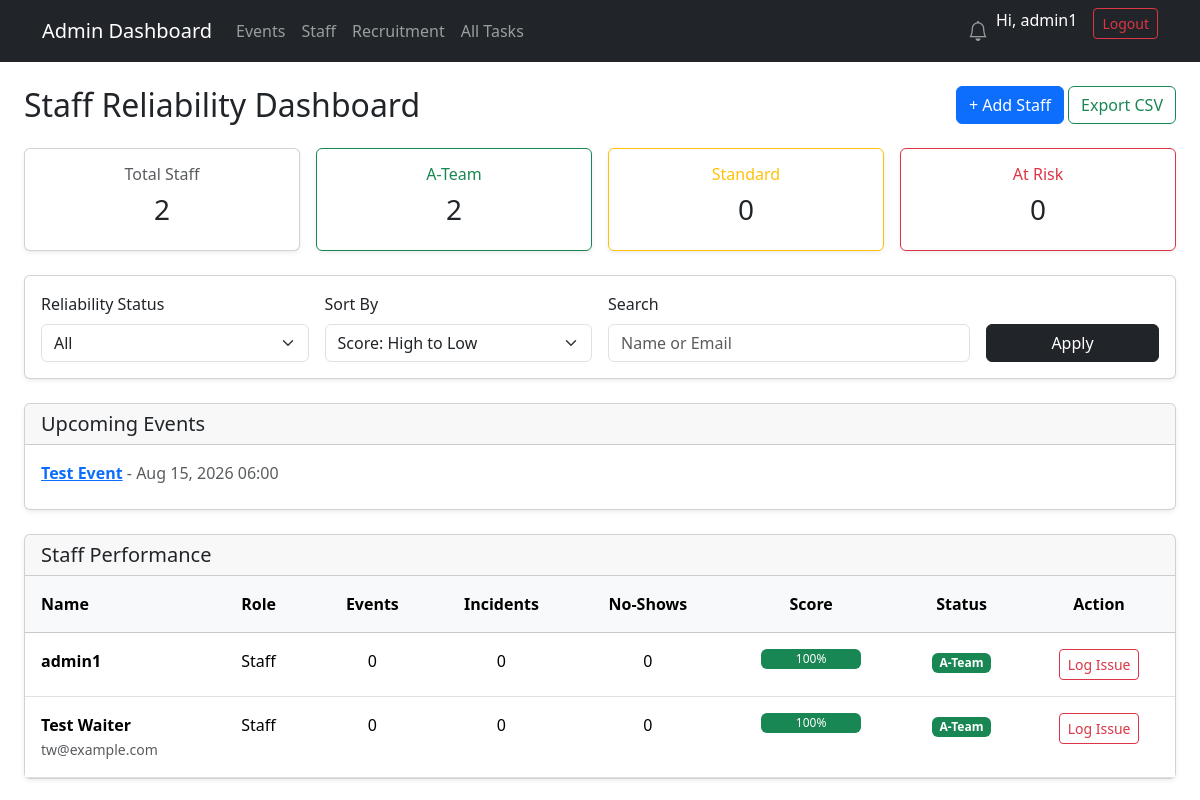
Page /staff/staff/ (signed in) on the earlier database version.
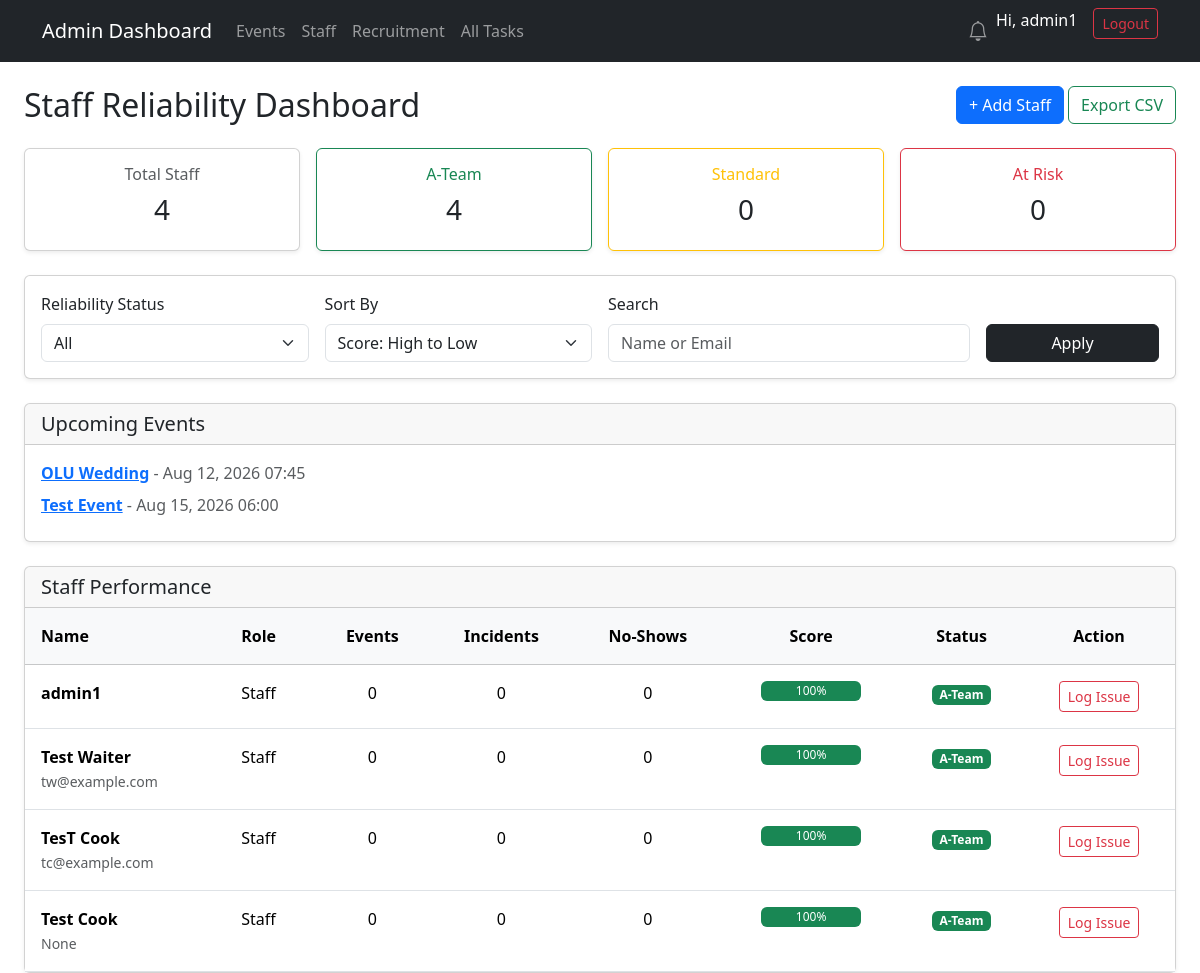
Same page on the later database version.
### staff/models.py (models this page shows, shortened)
class Event(models.Model):
    title = models.CharField(max_length=255)
    description = models.TextField(blank=True, null=True)
    start_time = models.DateTimeField(null=True, blank=True)
    end_time = models.DateTimeField(blank=True, null=True)
    location = models.CharField(max_length=255, blank=True)
    client_name = models.CharField(max_length=255, blank=True)
    template = models.ForeignKey('EventTemplate', null=True, blank=True, on_delete=models.SET_NULL)
    created_by = models.ForeignKey(User, on_delete=models.SET_NULL, null=True, blank=True)

class Staff(models.Model):
    user = models.OneToOneField(User, on_delete=models.CASCADE, null=True, blank=True)
    name = models.CharField(max_length=100)
    email = models.EmailField(unique=True, blank=True, null=True)
    phone = EncryptedCharField(max_length=255)
    whatsapp = EncryptedCharField(max_length=255)
    role = models.ForeignKey(Role, on_delete=models.SET_NULL, null=True, blank=True)
    is_active = models.BooleanField(default=True)
    address = EncryptedTextField(max_length=355)
    next_of_kin = EncryptedCharField(max_length=255)
    emergency_contact_name = models.CharField(max_length=100)
    emergency_contact_phone = EncryptedCharField(max_length=255)
    reliability_score = models.IntegerField(default=100, help_text="Reliability score 0-100")
    reliability_notes = models.TextField(blank=True, null=True)
    annual_leave_balance = models.PositiveIntegerField(default=20)
    sick_leave_balance = models.PositiveIntegerField(default=10)
    casual_leave_balance = models.PositiveIntegerField(default=5)
    APPROVAL_REQUIRED_FIELDS = ['address', 'next_of_kin', 'emergency_contact_name', 'emergency_contact_phone']
    DIRECT_UPDATE_FIELDS = ['name', 'email', 'phone', 'whatsapp', 'role', 'is_active']
    class Meta:
        verbose_name = "Staff Member"
        verbose_name_plural = "Staff Members"
        ordering = ['name']

### staff/views.py (the view)
# urls.py: path('staff/', views.StaffDashboardView.as_view(), name='staff_dashboard'), # Admin table with filters
@method_decorator(staff_member_required, name='dispatch')
class StaffDashboardView(ListView):
    model = Staff
    template_name = 'staff/staff_dashboard.html'  # Admin table view
    context_object_name = 'staff_list'
    paginate_by = 20
    def get_queryset(self):
        qs = Staff.objects.filter(is_active=True).select_related('role').annotate(
            events_completed=Count('assignments', filter=Q(assignments__status='completed')), # renamed
            incidents_count=Count('incidents'), # renamed
            no_shows=Count('incidents', filter=Q(incidents__incident_type='no_show')) # renamed
        )
        f = self.request.GET.get('filter', 'all')
        if f == 'a_team':
            qs = qs.filter(reliability_score__gte=90)
        elif f == 'standard':
            qs = qs.filter(reliability_score__gte=60, reliability_score__lt=90)
        elif f == 'warning':
            qs = qs.filter(reliability_score__lt=60)
        q = self.request.GET.get('q')
        if q:
            qs = qs.filter(Q(name__icontains=q) | Q(email__icontains=q) | Q(role__name__icontains=q))
        sort = self.request.GET.get('sort', '-reliability_score')
        if sort in ['reliability_score', '-reliability_score', 'name', '-events_completed', '-incidents_count']:
            qs = qs.order_by(sort)
        return qs
    def get_context_data(self, **kwargs):
        context = super().get_context_data(**kwargs)
        context['upcoming_events'] = Event.objects.filter(start_time__gte=timezone.now()).order_by('start_time')[:5]
        context['total_staff'] = Staff.objects.filter(is_active=True).count()
        context['a_team_count'] = Staff.objects.filter(is_active=True, reliability_score__gte=90).count()
        context['standard_count'] = Staff.objects.filter(is_active=True, reliability_score__gte=60, reliability_score__lt=90).count()
        context['warning_count'] = Staff.objects.filter(is_active=True, reliability_score__lt=60).count()
        context['query'] = self.request.GET.get('q', '')
        context['current_filter'] = self.request.GET.get('filter', 'all')
        context['current_sort'] = self.request.GET.get('sort', '-reliability_score')
        return context

### staff/fields.py (called while the page is built)
def _get_cipher():
    key = settings.FERNET_KEY
    if not key:
        return None
    return Fernet(key.encode())

    def from_db_value(self, value, expression, connection):
        if value is None: return value
        cipher = _get_cipher()
        if not cipher: return value
        try:
            return cipher.decrypt(value.encode()).decode()
        except (InvalidToken, ValueError):
            return value

    def from_db_value(self, value, expression, connection):
        if value is None: return value
        cipher = _get_cipher()
        if not cipher: return value
        try:
            return cipher.decrypt(value.encode()).decode()
        except (InvalidToken, ValueError):
            return value

### staff/templates/staff/staff_dashboard.html (shortened to what this page needs)
{% extends "staff/base.html" %}
{% block content %}
<div class="container-fluid mt-4">
  <div class="d-flex justify-content-between align-items-center mb-4">
    <h2 class="mb-0">Staff Reliability Dashboard</h2>
    <div>
      <a href="{% url 'staff:staff_create' %}" class="btn btn-primary">+ Add Staff</a>
      {% if staff_list %}
      <a href="{% url 'staff:export_staff_csv' %}?{{ request.GET.urlencode }}" class="btn btn-outline-success">Export CSV</a>
      {% endif %}
    </div>
  </div>
  <div class="row g-3 mb-4">
      <div class="col-md-3">
          <div class="card text-center shadow-sm">
              <div class="card-body">
                  <h6 class="text-muted">Total Staff</h6>
                  <h3>{{ total_staff }}</h3>
              </div>
          </div>
      </div>
      <div class="col-md-3">
          <div class="card text-center shadow-sm border-success">
              <div class="card-body">
                  <h6 class="text-success">A-Team</h6>
                  <h3>{{ a_team_count }}</h3>
              </div>
          </div>
      </div>
      <div class="col-md-3">
          <div class="card text-center shadow-sm border-warning">
              <div class="card-body">
                  <h6 class="text-warning">Standard</h6>
                  <h3>{{ standard_count }}</h3>
              </div>
          </div>
      </div>
      <div class="col-md-3">
          <div class="card text-center shadow-sm border-danger">
              <div class="card-body">
                  <h6 class="text-danger">At Risk</h6>
                  <h3>{{ warning_count }}</h3>
              </div>
          </div>
      </div>
  </div>
  <div class="card shadow-sm mb-4">
    <div class="card-body">
      <form method="get" class="row g-3 align-items-end">
        <div class="col-md-3">
          <label class="form-label">Reliability Status</label>
          <select name="filter" class="form-select">
            <option value="all">All</option>
          </select>
        </div>
        <div class="col-md-3">
          <label class="form-label">Sort By</label>
          <select name="sort" class="form-select">
            <option value="-reliability_score" {% if current_sort == '-reliability_score' %}selected{% endif %}>Score: High to Low</option>
          </select>
        </div>
        <div class="col-md-4">
          <label class="form-label">Search</label>
          <input type="text" name="q" value="{{ query }}" placeholder="Name or Email" class="form-control">
        </div>
        <div class="col-md-2">
          <button type="submit" class="btn btn-dark w-100">Apply</button>
        </div>
      </form>
    </div>
  </div>
  <div class="card shadow-sm mb-4">
    <div class="card-header"><h5 class="mb-0">Upcoming Events</h5></div>
    <div class="card-body">
      <ul class="list-unstyled mb-0">
      {% for event in upcoming_events %}
        <li class="mb-2">
          <a href="{% url 'staff:event_detail' event.id %}" class="fw-bold">{{ event.title }}</a>
          <span class="text-muted">- {{ event.start_time|date:"M d, Y H:i" }}</span>
        </li>
      {% empty %}
        <li class="text-muted">No upcoming events</li>
      {% endfor %}
      </ul>
    </div>
  </div>
  <div class="card shadow-sm">
    <div class="card-header"><h5 class="mb-0">Staff Performance</h5></div>
    <div class="card-body p-0">
      <div class="table-responsive">
        <table class="table table-hover mb-0">
          <thead class="table-light">
            <tr>
              <th class="p-3">Name</th>
              <th class="p-3">Role</th>
              <th class="p-3 text-center">Events</th>
              <th class="p-3 text-center">Incidents</th>
              <th class="p-3 text-center">No-Shows</th>
              <th class="p-3 text-center">Score</th>
              <th class="p-3 text-center">Status</th>
              <th class="p-3 text-center">Action</th>
            </tr>
          </thead>
          <tbody>
          {% for s in staff_list %}
          <tr>
              <td class="p-3"><b>{{ s.name }}</b><br><small class="text-muted">{{ s.email }}</small></td>
              <td class="p-3">{{ s.get_role_display|default:"Staff" }}</td>
              <td class="p-3 text-center">{{ s.events_completed }}</td>
              <td class="p-3 text-center">{{ s.incidents_count }}</td>
              <td class="p-3 text-center">{{ s.no_shows }}</td>
              <td class="p-3 text-center">
                <div class="progress" style="height: 20px; width: 100px; margin: 0 auto;">
                    <div class="progress-bar
                        {% if s.reliability_score >= 90 %}bg-success
                        {% elif s.reliability_score >= 60 %}bg-warning
                        {% else %}bg-danger{% endif %}"
                        style="width: {{ s.reliability_score }}%">
                        {{ s.reliability_score }}%
                    </div>
                </div>
              </td>
              <td class="p-3 text-center">
                  {% if s.reliability_score >= 90 %}
                      <span class="badge bg-success">A-Team</span>
                  {% elif s.reliability_score >= 60 %}
                      <span class="badge bg-warning text-dark">Standard</span>
                  {% else %}
                      <span class="badge bg-danger">Warning</span>
                  {% endif %}
              </td>
              <td class="p-3 text-center">
                  <a href="{% url 'staff:incident_add' %}?staff={{ s.id }}" class="btn btn-sm btn-outline-danger">
                      Log Issue
                  </a>
              </td>
          </tr>
          {% empty %}
          <tr><td colspan="8" class="p-4 text-center text-muted">No staff yet.</td></tr>
          {% endfor %}
          </tbody>
        </table>
      </div>
    </div>
  </div>
</div>
{% endblock %}

### staff/templates/staff/base.html (shortened to what this page needs)
<!DOCTYPE html>
<html lang="en">
<head>
    <link href="https://cdn.jsdelivr.net/npm/bootstrap@5.3.3/dist/css/bootstrap.min.css" rel="stylesheet">
    <link rel="stylesheet" href="https://cdn.jsdelivr.net/npm/bootstrap-icons@1.11.3/font/bootstrap-icons.min.css">
</head>
<body>
<nav class="navbar navbar-expand-lg navbar-dark bg-dark mb-4">
    <div class="container">
        <a class="navbar-brand" href="{% url 'staff:my_dashboard' %}">
            {% if user.is_superuser %}
                Admin Dashboard
            {% elif 'Manager' in user.groups.all|join:"," %}
                Manager Dashboard
            {% else %}
                Staff Dashboard
            {% endif %}
        </a>
        <div class="collapse navbar-collapse" id="navbarNav">
            <div class="navbar-nav me-auto">
                {% if user.is_superuser %}
                    <a class="nav-link" href="{% url 'staff:event_list' %}">Events</a>
                    <a class="nav-link" href="{% url 'staff:staff_list' %}">Staff</a>
                    <a class="nav-link" href="{% url 'staff:recruitment_list' %}">Recruitment</a>
                    <a class="nav-link" href="{% url 'staff:task_list' %}">All Tasks</a>
                {% elif 'Manager' in user.groups.all|join:"," %}
                    <a class="nav-link" href="{% url 'staff:my_dashboard' %}">Dashboard</a>
                    <a class="nav-link" href="{% url 'staff:event_list' %}">My Events</a>
                    <a class="nav-link" href="{% url 'staff:staff_list' %}">My Team</a>
                    <a class="nav-link" href="{% url 'staff:task_list' %}">Assign Tasks</a>
                {% else %}
                    <a class="nav-link" href="{% url 'staff:my_dashboard' %}">Dashboard</a>
                    <a class="nav-link" href="{% url 'staff:task_list' %}">My Tasks</a>
                {% endif %}
            </div>
            {% if user.is_authenticated %}
            <ul class="navbar-nav">
                <li class="nav-item dropdown">
                    <a class="nav-link position-relative" href="#" id="notificationsDropdown" role="button" data-bs-toggle="dropdown">
                      <i class="bi bi-bell fs-5"></i>
                    </a>
                </li>
                <li class="nav-item">
                  <span class="navbar-text text-white me-3">
                      Hi, {{ user.get_full_name|default:user.username }}
                  </span>
                </li>
                <li class="nav-item">
                    <a class="btn btn-outline-danger btn-sm" href="{% url 'staff:staff_logout' %}">Logout</a>
                </li>
            </ul>
            {% endif %}
        </div>
    </div>
</nav>
<div class="container-fluid">
    {% block content %}{% endblock %}
</div>
</body>
</html>

Differences in the rows shown:
added Event: title "OLU Wedding", start_time "Aug 12, 2026 07:45"
added Staff: name "TesT Cook", email "tc@example.com", role "Staff", events_completed "0", incidents_count "0", no_shows "0", reliability_score "100", shows "A-Team"
added Staff: name "Test Cook", email "None", role "Staff", events_completed "0", incidents_count "0", no_shows "0", reliability_score "100", shows "A-Team"
Other differences:
{{ total_staff }}: "2" → "4"
{{ a_team_count }}: "2" → "4"
